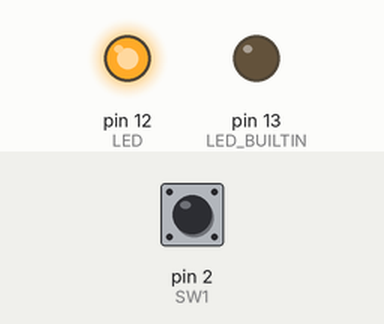
This sketch was run on a simulated Arduino Uno, built with avr-gcc and run on an emulated ATmega328P. Parts: output pins drawn as LEDs (lit = HIGH). Inputs (shaded band) come from the test bench; at power-on: pin 2 (SW1) HIGH.

Above: at 3.6 s.
3.7 s: pin 2 (SW1) pulled LOW for 1.7 s
At 4.8 s:
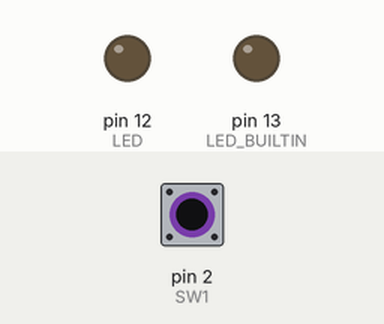
At 5.65 s:
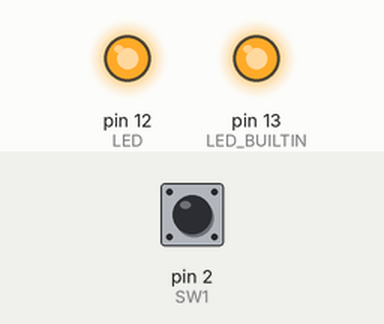
7.2 s: pin 2 (SW1) pulled LOW for 3.2 s
At 8.45 s:
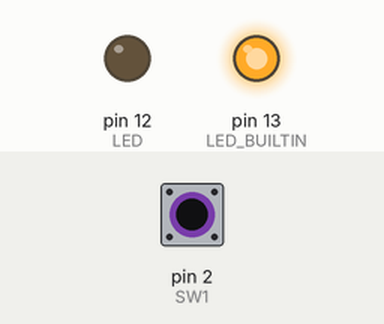
Timing chart, 0 to 17.9 s (numbered marks = the images above; inputs shaded):
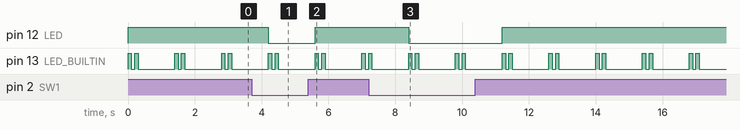

The sketch:

app.ino
```cpp
int SW1 = 2;
int LED = 12;

void setup()
{
    pinMode(SW1, INPUT);
    pinMode(LED, OUTPUT);
    pinMode(LED_BUILTIN, OUTPUT);
}

void loop()
{
    digitalWrite(LED, digitalRead(SW1));
    indicateReady();
}

void indicateReady()
{
    int i;
    for (i = 0; i <= 1; i++)
    {
        digitalWrite(LED_BUILTIN, 1);
        delay(100);
        digitalWrite(LED_BUILTIN, 0);
        delay(100);
    }
    delay(1000);
}
```

Measured:
- after the input at 3.7 s, pin 12 (LED): HIGH → LOW after 0.50 s, → HIGH 1.4 s later
- after the input at 7.2 s, pin 12 (LED): HIGH → LOW after 1.2 s, → HIGH 2.8 s later
- by itself, pin 13 (LED_BUILTIN): repeats every 1.4 s: LOW 1.1 s, HIGH 0.10 s, LOW 0.10 s, HIGH 0.10 s
